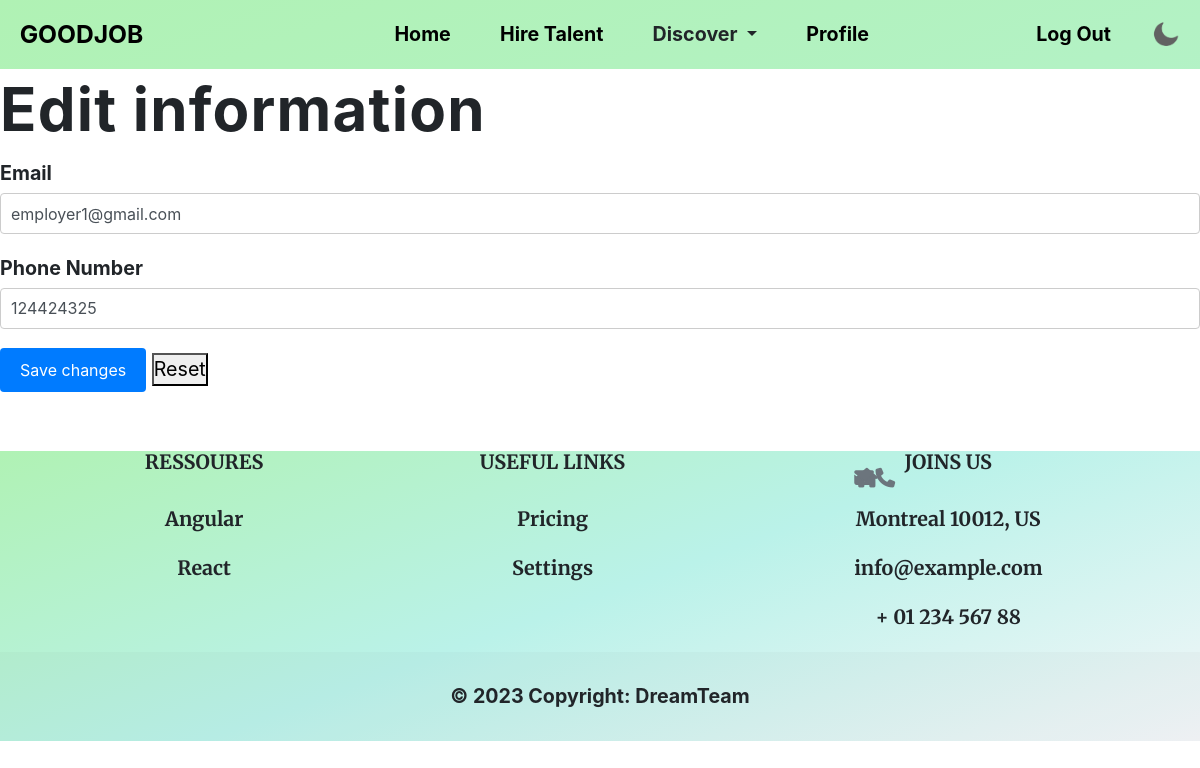
/editinfo/1 (signed in), run on an earlier commit of the app's database.
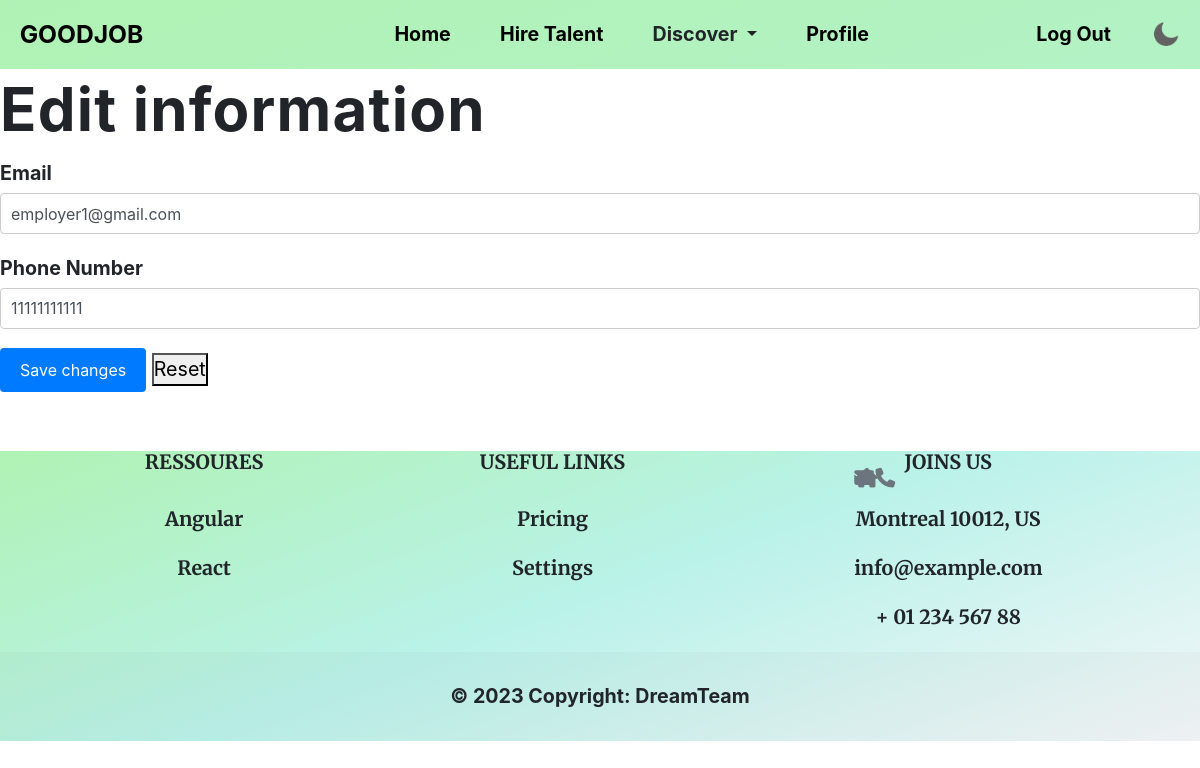
And on a later commit of the database.
### app/models/user.py (models this page shows)
class User(db.Model, UserMixin):
    id = db.Column(db.Integer, primary_key=True)
    email = db.Column(db.String(100), unique=True)
    password = db.Column(db.String(20))
    first_name = db.Column(db.String(50))
    last_name = db.Column(db.String(50))
    company_name = db.Column(db.String(50))
    phone_number = db.Column(db.String(15))
    resume_file = db.Column(db.LargeBinary)
    profile = db.Column(db.String(20)) #values are "seeker", "employer", "admin"
    Posts = db.relationship('Post', backref='user', passive_deletes=True)

### app/views/main.py (the view, shortened to what this page needs)
@main.route("/editinfo/<id>", methods = ['POST', 'GET'])
@login_required
def editinfo(id):
    user = User.query.filter_by(id=id).first()
    return render_template('editinfo.html', user=current_user)

### app/views/main.py (called while the page is built)
@login_required
def get_notifications():
    if current_user:
        notifications = Notification.query.filter_by(user_id=current_user.id).all()
        return notifications
    else:
        return []

@main.context_processor
def inject_notifications():
    notifications = get_notifications()
    return dict(notifications=notifications)

### app/templates/editinfo.html (shortened to what this page needs)
{% extends 'base.html' %}
{% block content %}
{% if user.profile == 'employer' %}
<h1>Edit information</h1>
<form method="POST">
  <div class="form-group">
    <label for="email">Email</label>
    <input type="text" class="form-control" id="email" name="email" value="{{ user.email }}" required>
  </div>
  <div class="form-group">
      <label for="phone_number">Phone Number</label>
      <input type="text" class="form-control" id="phone_number" name="phone_number" value="{{ user.phone_number }}" required>
    </div>
    {%endif%}
    <button type="submit" class="btn btn-primary">Save changes</button>
    <button type="reset">Reset </button>
  </form>
{% endblock %}

What changed in the data, as far as the page shows it:
changed User "employer1@gmail.com": phone_number "124424325" → "11111111111"
